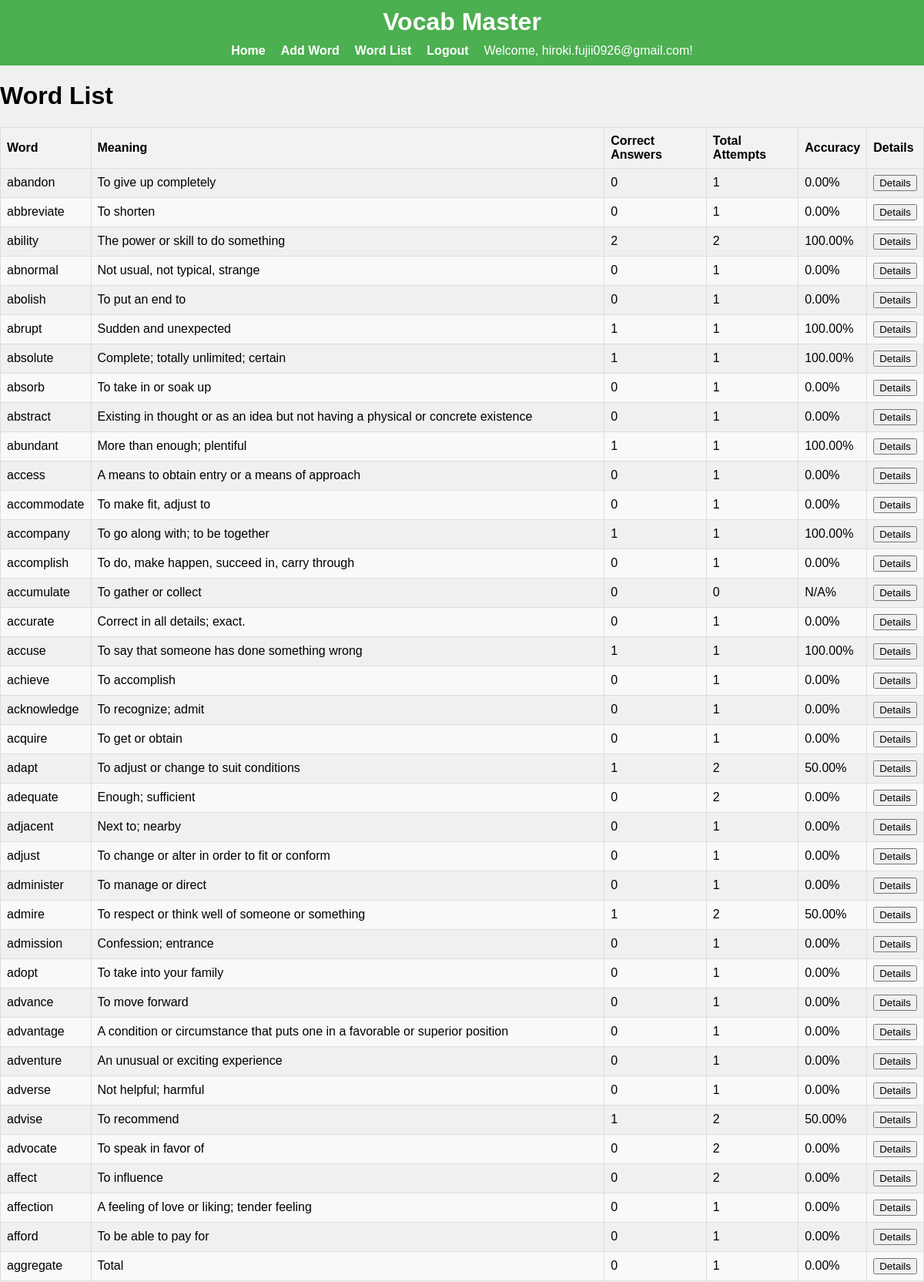
Page /word_list (signed in, upper part) on the committed database.
### app.py (models this page shows)
class User(db.Model):
    id = db.Column(db.Integer, primary_key=True)
    username = db.Column(db.String(80), unique=True, nullable=False)
    password = db.Column(db.String(120), nullable=False)

class Word(db.Model):
    id = db.Column(db.Integer, primary_key=True)
    word = db.Column(db.String(80), nullable=False)
    meaning = db.Column(db.String(120), nullable=False)
    pronunciation = db.Column(db.String(120), nullable=True)  # 発音記号を追加
    example_sentence = db.Column(db.String(255), nullable=True)  # 例文を追加
    difficulty = db.Column(db.Float, default=0.5)
    correct_count = db.Column(db.Integer, default=0)
    total_count = db.Column(db.Integer, default=0)

### app.py (the view)
@app.route('/word_list')
def word_list():
    words = Word.query.all()
    user_id = session.get('user_id')
    if user_id:
        user = User.query.get(user_id)
        username = user.username
    else:
        username = None
    return render_template('word_list.html', words=words, username=username)

### templates/word_list.html (shortened to what this page needs)
{% extends "base.html" %}
{% block content %}
  <h1>Word List</h1>
  <table>
    <thead>
      <tr>
        <th>Word</th>
        <th>Meaning</th>
        <th>Correct Answers</th>
        <th>Total Attempts</th>
        <th>Accuracy</th>
        <th>Details</th>
      </tr>
    </thead>
    <tbody>
      {% for word in words %}
        <tr>
          <td>{{ word.word }}</td>
          <td>{{ word.meaning }}</td>
          <td>{{ word.correct_count }}</td>
          <td>{{ word.total_count }}</td>
          <td>{{ "%.2f" % (word.correct_count / word.total_count * 100) if word.total_count > 0 else "N/A" }}%</td>
          <td><button class="detail-button" data-word-id="{{ word.id }}">Details</button></td>
        </tr>
      {% endfor %}
    </tbody>
  </table>
{% endblock %}

### templates/base.html (shortened to what this page needs)
<!DOCTYPE html>
<html lang="en">
<head>
  <link rel="stylesheet" href="{{ url_for('static', filename='styles.css') }}">
</head>
<body>
  <header>
    <h1>Vocab Master</h1>
    <nav>
      <ul>
        <li><a href="{{ url_for('index') }}">Home</a></li>
        {% if username %}
          <li><a href="{{ url_for('add_word') }}">Add Word</a></li>
          <li><a href="{{ url_for('word_list') }}">Word List</a></li>
          <li><a href="{{ url_for('logout') }}">Logout</a></li>
          <li>Welcome, {{ username }}!</li>
        {% else %}
          <li><a href="{{ url_for('register') }}">Register</a></li>
          <li><a href="{{ url_for('login') }}">Login</a></li>
        {% endif %}
      </ul>
    </nav>
  </header>
  <div class="container">
    {% block content %}{% endblock %}
  </div>
</body>
</html>

### static/styles.css (style rules this page uses)
body { font-family: Arial, sans-serif; margin: 0; padding: 0; display: flex; flex-direction: column; min-height: 100vh; background-color: #f0f0f0; }
header { background-color: #4CAF50; color: white; padding: 10px 0; text-align: center; }
header h1 { margin: 0; font-size: 2em; }
nav ul { list-style: none; padding: 0; margin: 10px 0 0; display: flex; justify-content: center; gap: 20px; }
nav ul li { display: inline; }
nav ul li a { color: white; text-decoration: none; font-weight: bold; }
table { width: 100%; border-collapse: collapse; margin-top: 20px; }
th, td { border: 1px solid #ddd; padding: 8px; text-align: left; }
th { background-color: #f2f2f2; }
tr:nth-child(even) { background-color: #f9f9f9; }

### rows in the picture
User: username "hiroki.fujii0926@gmail.com"
Word: word "abandon", meaning "To give up completely", correct_count "0", total_count "1", total_count+correct_count "0.00"
Word: word "abbreviate", meaning "To shorten", correct_count "0", total_count "1", total_count+correct_count "0.00"
Word: word "ability", meaning "The power or skill to do something", correct_count "2", total_count "2", total_count+correct_count "100.00"
Word: word "abnormal", meaning "Not usual, not typical, strange", correct_count "0", total_count "1", total_count+correct_count "0.00"
Word: word "abolish", meaning "To put an end to", correct_count "0", total_count "1", total_count+correct_count "0.00"
Word: word "abrupt", meaning "Sudden and unexpected", correct_count "1", total_count "1", total_count+correct_count "100.00"
Word: word "absolute", meaning "Complete; totally unlimited; certain", correct_count "1", total_count "1", total_count+correct_count "100.00"
Word: word "absorb", meaning "To take in or soak up", correct_count "0", total_count "1", total_count+correct_count "0.00"
Word: word "abstract", meaning "Existing in thought or as an idea but not having a physical or concrete existence", correct_count "0", total_count "1", total_count+correct_count "0.00"
Word: word "abundant", meaning "More than enough; plentiful", correct_count "1", total_count "1", total_count+correct_count "100.00"
Word: word "access", meaning "A means to obtain entry or a means of approach", correct_count "0", total_count "1", total_count+correct_count "0.00"
Word: word "accommodate", meaning "To make fit, adjust to", correct_count "0", total_count "1", total_count+correct_count "0.00"
Word: word "accompany", meaning "To go along with; to be together", correct_count "1", total_count "1", total_count+correct_count "100.00"
Word: word "accomplish", meaning "To do, make happen, succeed in, carry through", correct_count "0", total_count "1", total_count+correct_count "0.00"
Word: word "accumulate", meaning "To gather or collect", correct_count "0", total_count "0", total_count "N/A"
Word: word "accurate", meaning "Correct in all details; exact.", correct_count "0", total_count "1", total_count+correct_count "0.00"
Word: word "accuse", meaning "To say that someone has done something wrong", correct_count "1", total_count "1", total_count+correct_count "100.00"
Word: word "achieve", meaning "To accomplish", correct_count "0", total_count "1", total_count+correct_count "0.00"
Word: word "acknowledge", meaning "To recognize; admit", correct_count "0", total_count "1", total_count+correct_count "0.00"
Word: word "acquire", meaning "To get or obtain", correct_count "0", total_count "1", total_count+correct_count "0.00"
Word: word "adapt", meaning "To adjust or change to suit conditions", correct_count "1", total_count "2", total_count+correct_count "50.00"
Word: word "adequate", meaning "Enough; sufficient", correct_count "0", total_count "2", total_count+correct_count "0.00"
Word: word "adjacent", meaning "Next to; nearby", correct_count "0", total_count "1", total_count+correct_count "0.00"
Word: word "adjust", meaning "To change or alter in order to fit or conform", correct_count "0", total_count "1", total_count+correct_count "0.00"
Word: word "administer", meaning "To manage or direct", correct_count "0", total_count "1", total_count+correct_count "0.00"
Word: word "admire", meaning "To respect or think well of someone or something", correct_count "1", total_count "2", total_count+correct_count "50.00"
Word: word "admission", meaning "Confession; entrance", correct_count "0", total_count "1", total_count+correct_count "0.00"
Word: word "adopt", meaning "To take into your family", correct_count "0", total_count "1", total_count+correct_count "0.00"
Word: word "advance", meaning "To move forward", correct_count "0", total_count "1", total_count+correct_count "0.00"
Word: word "advantage", meaning "A condition or circumstance that puts one in a favorable or superior position", correct_count "0", total_count "1", total_count+correct_count "0.00"
Word: word "adventure", meaning "An unusual or exciting experience", correct_count "0", total_count "1", total_count+correct_count "0.00"
Word: word "adverse", meaning "Not helpful; harmful", correct_count "0", total_count "1", total_count+correct_count "0.00"
Word: word "advise", meaning "To recommend", correct_count "1", total_count "2", total_count+correct_count "50.00"
Word: word "advocate", meaning "To speak in favor of", correct_count "0", total_count "2", total_count+correct_count "0.00"
Word: word "affect", meaning "To influence", correct_count "0", total_count "2", total_count+correct_count "0.00"
Word: word "affection", meaning "A feeling of love or liking; tender feeling", correct_count "0", total_count "1", total_count+correct_count "0.00"
Word: word "afford", meaning "To be able to pay for", correct_count "0", total_count "1", total_count+correct_count "0.00"
Word: word "aggregate", meaning "Total", correct_count "0", total_count "1", total_count+correct_count "0.00"
